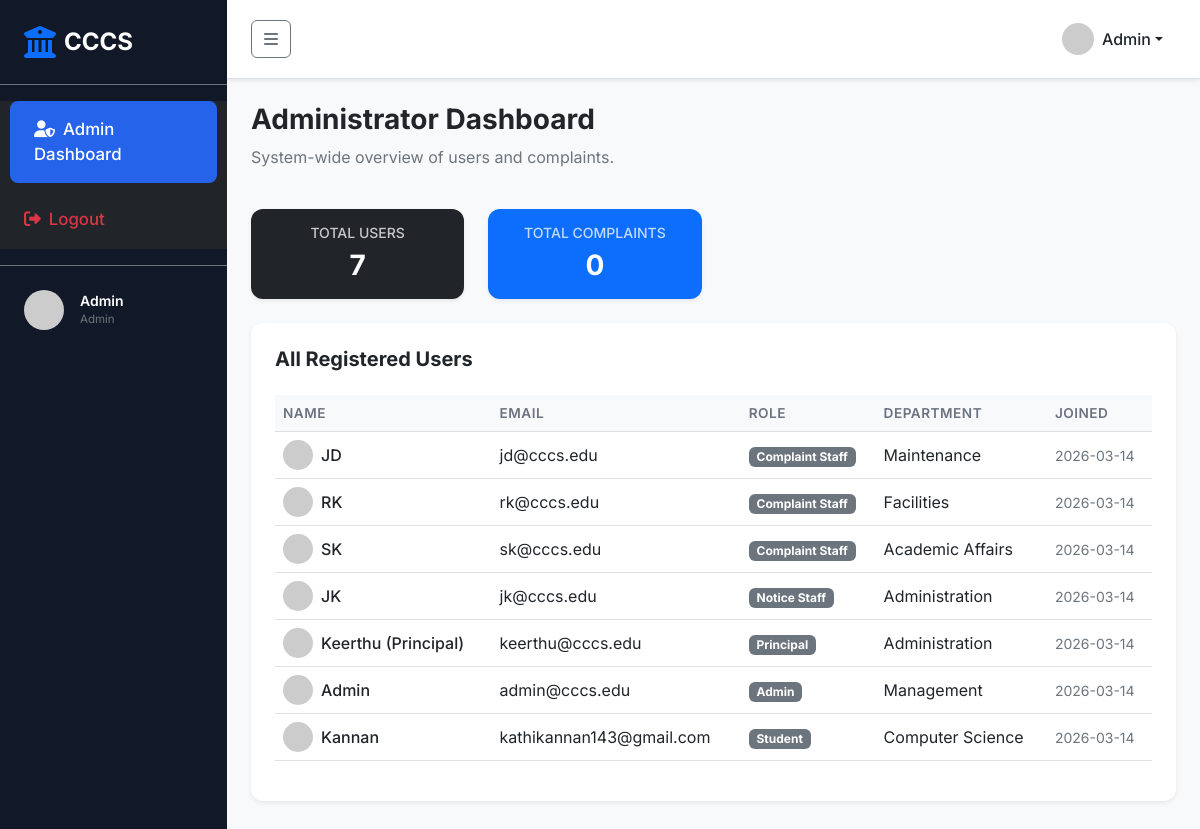
/admin/dashboard (signed in), run on the app's committed database.
### models.py (models this page shows)
class User(db.Model, UserMixin):
    id = db.Column(db.Integer, primary_key=True)
    name = db.Column(db.String(100), nullable=False)
    email = db.Column(db.String(120), unique=True, nullable=False)
    password = db.Column(db.String(200), nullable=False)
    role = db.Column(db.String(20), nullable=False)  # 'student', 'complaint_staff', 'notice_staff', 'principal', 'admin'
    department = db.Column(db.String(100), nullable=True)
    year = db.Column(db.String(20), nullable=True) # e.g. 1st Year, 2nd Year
    phone = db.Column(db.String(20), nullable=True)
    created_at = db.Column(db.DateTime, nullable=False, default=datetime.utcnow)
    complaints = db.relationship('Complaint', foreign_keys='Complaint.student_id', backref='author', lazy=True)
    assigned_complaints = db.relationship('Complaint', foreign_keys='Complaint.assigned_staff', backref='assignee', lazy=True)
    notices = db.relationship('Notice', backref='poster', lazy=True)

### app.py (the view)
    @app.route('/admin/dashboard')
    @login_required
    def admin_dashboard():
        if current_user.role != 'admin':
            abort(403)
        users = User.query.all()
        complaints = Complaint.query.all()
        return render_template('admin/dashboard.html', users=users, complaints=complaints)

### templates/admin/dashboard.html
{% extends "base.html" %}
{% block content %}
<div class="row fade-in">
    <div class="col-12 mb-4">
        <h3 class="fw-bold">Administrator Dashboard</h3>
        <p class="text-secondary">System-wide overview of users and complaints.</p>
    </div>
    <div class="col-md-3 mb-4">
        <div class="card border-0 shadow-sm p-3 bg-dark text-white text-center">
            <h6 class="small text-uppercase opacity-75">Total Users</h6>
            <h3 class="fw-bold mb-0">{{ users|length }}</h3>
        </div>
    </div>
    <div class="col-md-3 mb-4">
        <div class="card border-0 shadow-sm p-3 bg-primary text-white text-center">
            <h6 class="small text-uppercase opacity-75">Total Complaints</h6>
            <h3 class="fw-bold mb-0">{{ complaints|length }}</h3>
        </div>
    </div>
</div>
<div class="row">
    <div class="col-lg-12 mb-4">
        <div class="card border-0 shadow-sm p-4">
            <h5 class="fw-bold mb-4">All Registered Users</h5>
            <div class="table-responsive">
                <table class="table table-hover align-middle">
                    <thead class="table-light">
                        <tr>
                            <th>Name</th>
                            <th>Email</th>
                            <th>Role</th>
                            <th>Department</th>
                            <th>Joined</th>
                        </tr>
                    </thead>
                    <tbody>
                        {% for user in users %}
                        <tr>
                            <td>
                                <div class="d-flex align-items-center">
                                    <img src="https://ui-avatars.com/api/?name={{ user.name }}&background=random" class="rounded-circle me-2" width="30">
                                    <span class="fw-medium">{{ user.name }}</span>
                                </div>
                            </td>
                            <td>{{ user.email }}</td>
                            <td><span class="badge bg-secondary text-capitalize">{{ user.role|replace('_', ' ') }}</span></td>
                            <td>{{ user.department or '-' }}</td>
                            <td class="small text-secondary">{{ user.created_at.strftime('%Y-%m-%d') }}</td>
                        </tr>
                        {% endfor %}
                    </tbody>
                </table>
            </div>
        </div>
    </div>
</div>
{% endblock %}

### templates/base.html (shortened to what this page needs)
<!DOCTYPE html>
<html lang="en">
<head>
    <link href="https://cdn.jsdelivr.net/npm/bootstrap@5.3.0/dist/css/bootstrap.min.css" rel="stylesheet">
    <link rel="stylesheet" href="https://cdnjs.cloudflare.com/ajax/libs/font-awesome/6.4.0/css/all.min.css">
    <link rel="stylesheet" href="{{ url_for('static', filename='css/style.css') }}">
</head>
<body>
    {% if current_user.is_authenticated %}
    <div class="d-flex" id="wrapper">
        <div class="bg-dark text-white shadow-sm" id="sidebar-wrapper">
            <div class="sidebar-heading p-4 border-bottom border-secondary d-flex align-items-center">
                <i class="fas fa-university fa-2x text-primary me-2"></i>
                <span class="fs-4 fw-bold">CCCS</span>
            </div>
            <div class="list-group list-group-flush bg-dark my-3">
                {% if current_user.role == 'student' %}
                <a href="{{ url_for('student_dashboard') }}"
                    class="list-group-item list-group-item-action bg-transparent text-white fw-medium px-4 py-3 border-0 {% if request.endpoint == 'student_dashboard' %}active{% endif %}">
                    <i class="fas fa-tachometer-alt me-2"></i>Dashboard
                </a>
                <a href="{{ url_for('submit_complaint') }}"
                    class="list-group-item list-group-item-action bg-transparent text-white fw-medium px-4 py-3 border-0 {% if request.endpoint == 'submit_complaint' %}active{% endif %}">
                    <i class="fas fa-plus-circle me-2"></i>Submit Complaint
                </a>
                <a href="{{ url_for('student_all_complaints') }}"
                    class="list-group-item list-group-item-action bg-transparent text-white fw-medium px-4 py-3 border-0">
                    <i class="fas fa-globe me-2"></i>Campus Issues
                </a>
                <a href="{{ url_for('view_all_notices') }}"
                    class="list-group-item list-group-item-action bg-transparent text-white fw-medium px-4 py-3 border-0 {% if request.endpoint == 'view_all_notices' %}active{% endif %}">
                    <i class="fas fa-bullhorn me-2"></i>Notices & Alerts
                </a>
                {% elif current_user.role == 'admin' %}
                <a href="{{ url_for('admin_dashboard') }}"
                    class="list-group-item list-group-item-action bg-transparent text-white fw-medium px-4 py-3 border-0 {% if request.endpoint == 'admin_dashboard' %}active{% endif %}">
                    <i class="fas fa-user-shield me-2"></i>Admin Dashboard
                </a>
                {% endif %}
                <a href="{{ url_for('logout') }}"
                    class="list-group-item list-group-item-action bg-transparent text-danger fw-medium px-4 py-3 border-0 mt-2">
                    <i class="fas fa-sign-out-alt me-2"></i>Logout
                </a>
            </div>
            <div class="sidebar-user-info p-4 border-top border-secondary mt-auto">
                <div class="d-flex align-items-center">
                    <img src="https://ui-avatars.com/api/?name={{ current_user.name }}&background=2563EB&color=fff&size=40"
                        class="rounded-circle me-3" width="40" height="40" alt="User Avatar">
                    <div>
                        <div class="fw-semibold text-white small">{{ current_user.name }}</div>
                        <div class="text-secondary" style="font-size:0.72rem;">{{ current_user.role|capitalize }}</div>
                    </div>
                </div>
            </div>
        </div>
        <div id="page-content-wrapper" class="w-100 bg-light">
            <nav class="navbar navbar-expand-lg navbar-light bg-white border-bottom shadow-sm px-4 py-3">
                <button class="btn btn-outline-secondary" id="menu-toggle"><i class="fas fa-bars"></i></button>
                <div class="ms-auto d-flex align-items-center gap-3">
                    <div class="dropdown">
                        <button class="btn btn-white dropdown-toggle d-flex align-items-center" type="button"
                            id="userDropdown" data-bs-toggle="dropdown" aria-expanded="false">
                            <img src="https://ui-avatars.com/api/?name={{ current_user.name }}&background=2563EB&color=fff"
                                width="32" height="32" class="me-2 rounded-circle" alt="User">
                            <span class="fw-medium text-dark">{{ current_user.name }}</span>
                        </button>
                    </div>
                </div>
            </nav>
            <div class="container-fluid p-4 dashboard-content">
                {% block content %}{% endblock %}
            </div>
        </div>
    </div>
    {% endif %}
</body>
</html>

### static/css/style.css (style rules this page uses)
:root { --primary: #2563EB; --success: #10B981; --warning: #F59E0B; --danger: #EF4444; --background: #F9FAFB; }
body { font-family: 'Inter', sans-serif; background-color: var(--background); overflow-x: hidden; }
#wrapper { overflow-x: hidden; min-height: 100vh; }
#sidebar-wrapper { min-height: 100vh; width: 280px; transition: margin .25s ease-out; background-color: #111827 !important; }
#sidebar-wrapper .list-group-item { font-size: 1.05rem; transition: all 0.3s ease; }
#sidebar-wrapper .list-group-item.active { background-color: var(--primary) !important; border-radius: 8px; margin: 0 10px; width: calc(100% - 20px); }
#page-content-wrapper { min-width: 0; width: 100%; transition: all .25s ease-out; }
.navbar { z-index: 10; }
.card { border: none; border-radius: 12px; transition: transform 0.3s ease, box-shadow 0.3s ease; }
.table th { font-weight: 600; color: #6B7280; text-transform: uppercase; font-size: 0.85rem; letter-spacing: 0.5px; }
.table tbody tr { vertical-align: middle; }
.fade-in { animation: fadeIn 0.5s ease-in-out; }
@media (min-width: 768px) { #sidebar-wrapper { margin-left: 0; } }

### data on the page
User: name "Admin", role "Admin", email "admin@cccs.edu", department "Management", created_at "2026-03-14"
User: name "JD", email "jd@cccs.edu", role "Complaint Staff", department "Maintenance", created_at "2026-03-14"
User: name "RK", email "rk@cccs.edu", role "Complaint Staff", department "Facilities", created_at "2026-03-14"
User: name "SK", email "sk@cccs.edu", role "Complaint Staff", department "Academic Affairs", created_at "2026-03-14"
User: name "JK", email "jk@cccs.edu", role "Notice Staff", department "Administration", created_at "2026-03-14"
User: name "Keerthu (Principal)", email "keerthu@cccs.edu", role "Principal", department "Administration", created_at "2026-03-14"
User: name "Kannan", email "kathikannan143@gmail.com", role "Student", department "Computer Science", created_at "2026-03-14"

### other printed values
{{ users|length }} "7"
{{ complaints|length }} "0"
